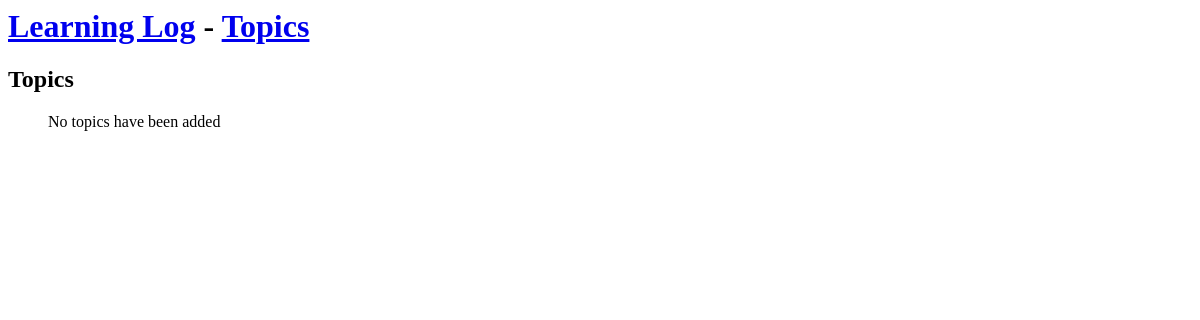
/topics/, run on an earlier commit of the app's database.
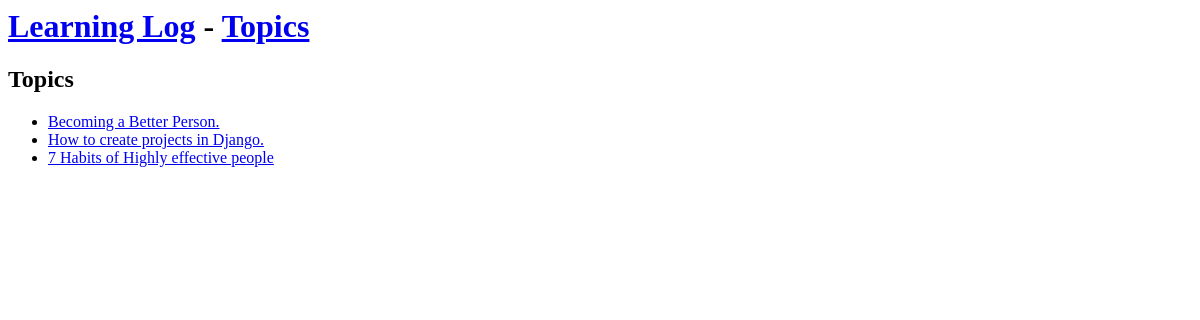
And on a later commit of the database.
### learning_logs/models.py (models this page shows)
class Topic(models.Model):
    text = models.CharField(max_length=200)
    date_added = models.DateTimeField(auto_now_add=True)
    def __str__(self):
        return self.text

### learning_logs/views.py (the view)
# urls.py: path('topics/', views.topics, name='topics'),
def topics(request):
    topics = Topic.objects.order_by('date_added')
    context = {'topics': topics}
    return render(request, 'learning_logs/topics.html', context)

### learning_logs/templates/learning_logs/topics.html
{%extends "learning_logs/base.html"%}
{% block content %}
<h2>Topics</h2>
<ul>
  {% for topic in topics %}
    <li>
        <a href = "{%url 'learning_logs:topic' topic.id %}">{{topic}}</a>
    </li>
  {% empty %}
    <p>No topics have been added</p>
  {% endfor %}
</ul>
{% endblock content %}

What changed in the data, as far as the page shows it:
added Topic: text "Becoming a Better Person."
added Topic: text "How to create projects in Django."
added Topic: text "7 Habits of Highly effective people"
Also different on the page:
text no longer shown: "No topics have been added"
